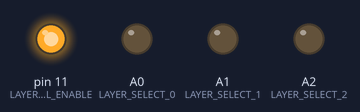
The sketch below on a simulated Arduino Uno, built with avr-gcc and run on an emulated ATmega328P. Shown: output pins drawn as LEDs (lit = HIGH). What the sketch prints to the serial monitor is not drawn.

Above: at 0.06 s.
At 0.31 s:
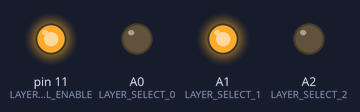
At 0.68 s:
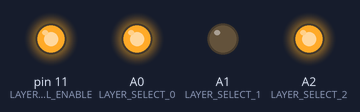
At 1.43 s:
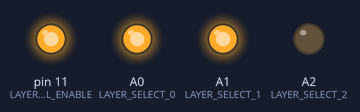
At 2.18 s:
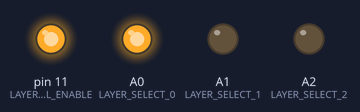
At 2.93 s:
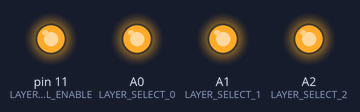
Timing chart, 0 to 3.2 s (numbered marks = the images above):
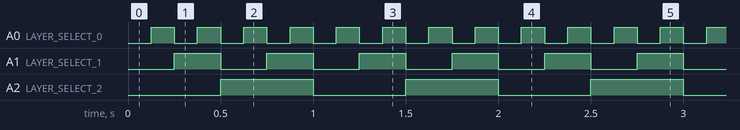

Measured:
- by itself, A0 (LAYER_SELECT_0): alternates HIGH for 0.12 s and LOW for 0.12 s
- by itself, A1 (LAYER_SELECT_1): alternates HIGH for 0.25 s and LOW for 0.25 s
- by itself, A2 (LAYER_SELECT_2): alternates HIGH for 0.50 s and LOW for 0.50 s

The sketch:

layer_test.ino
```cpp
#include <TimerOne.h>

// main.c

#define LAYER_MASK_0 0x01
#define LAYER_MASK_1 0x02
#define LAYER_MASK_2 0x04

#define LAYER_SELECT_0 A0
#define LAYER_SELECT_1 A1
#define LAYER_SELECT_2 A2
#define LAYER_GLOBAL_ENABLE 11

void setup() {
  pinMode(LAYER_SELECT_0, OUTPUT);
  pinMode(LAYER_SELECT_1, OUTPUT);
  pinMode(LAYER_SELECT_2, OUTPUT);
  pinMode(LAYER_GLOBAL_ENABLE, OUTPUT);

  setLayersEnabled(true);

  Timer1.initialize(125000);
  Timer1.attachInterrupt(layerIsr);

  Serial.begin(38400);

  Serial.println("Layer Test");
}

byte selectedLayer = 0;

void layerIsr() {
  selectedLayer++;

  setLayer(selectedLayer);

}

void loop() {
  analogWrite(LAYER_GLOBAL_ENABLE, 255);

}

void setLayer(int layer) {
  setLayersEnabled(false);
  setLayerSelectBits(layer);
  setLayersEnabled(true);
}

void setLayerSelectBits(int layer) {
  digitalWrite(LAYER_SELECT_0, layer & LAYER_MASK_0 ? HIGH : LOW);
  digitalWrite(LAYER_SELECT_1, layer & LAYER_MASK_1 ? HIGH : LOW);
  digitalWrite(LAYER_SELECT_2, layer & LAYER_MASK_2 ? HIGH : LOW);
}

void setLayersEnabled(boolean enabled) {
  digitalWrite(LAYER_GLOBAL_ENABLE, enabled ? HIGH : LOW);
}
```
